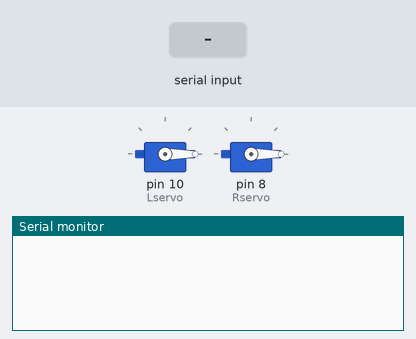
This sketch was run on a simulated Arduino Uno, built with avr-gcc and run on an emulated ATmega328P. Shown: 2 × servo, the last lines printed to the serial monitor. The inputs (shaded band) are chosen by the test bench.

Above: at 3.2 s.
3.3 s: "90,45\n" received over Serial
At 4.5 s:
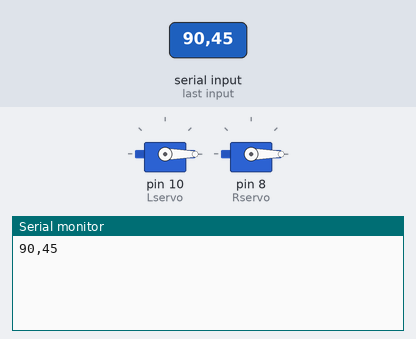
4.8 s: "5\n" received over Serial
At 5.6 s:
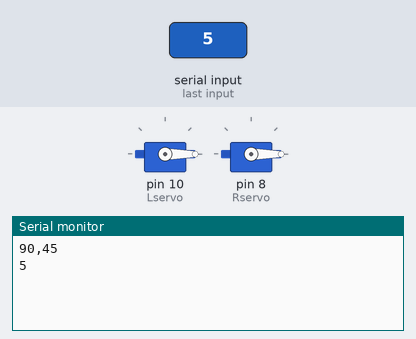
6.3 s: "1,90,45\n" received over Serial
At 6.8 s:
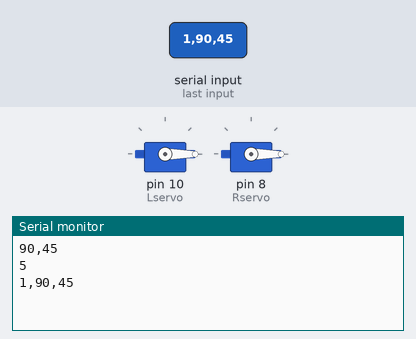

Measured:
- after the input at 3.3 s, the serial monitor: prints a new line at once (image 1)
- after the input at 4.8 s, the serial monitor: prints a new line at once (image 2)
- after the input at 6.3 s, the serial monitor: prints a new line at once (image 3)

The sketch:

DualServoControllr.ino
```cpp
#include <Servo.h>

Servo Lservo;
Servo Rservo;

void setup(){
  Lservo.attach(10);
  Lservo.write(0);
  Rservo.attach(8);
  Rservo.write(0);
  delay(2000);
  Serial.begin(9600);
}

void loop() {
  if(Serial){
    if(Serial.available()){
      char which = Serial.read();
      Serial.write(which);
      if(which == 'L'){
        int Lang = constrain(Serial.parseInt(), 0, 180);
        Serial.println("LEFT:");
        Serial.println(Lang);
        Lservo.write(Lang);
      }
      else if(which == 'R'){
        int Rang = constrain(Serial.parseInt(), 0, 180);
        Serial.println("RIGHT:");
        Serial.println(Rang);
        Rservo.write(Rang);
      }
    }
  }
}
```
